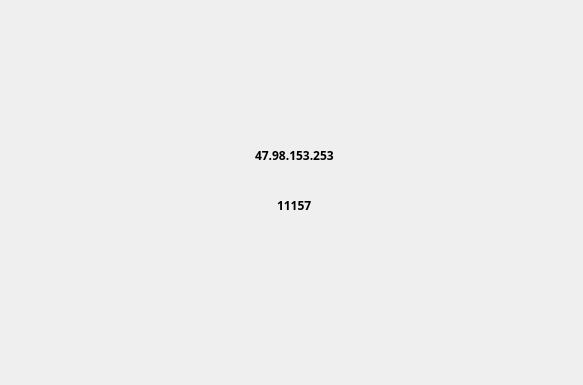
<?xml version="1.0" encoding="UTF-8"?>
<ui version="4.0">
 <class>Dialog</class>
 <widget class="QDialog" name="Dialog">
  <property name="windowModality">
   <enum>Qt::NonModal</enum>
  </property>
  <property name="geometry">
   <rect>
    <x>0</x>
    <y>0</y>
    <width>583</width>
    <height>385</height>
   </rect>
  </property>
  <property name="minimumSize">
   <size>
    <width>583</width>
    <height>385</height>
   </size>
  </property>
  <property name="maximumSize">
   <size>
    <width>583</width>
    <height>385</height>
   </size>
  </property>
  <property name="windowTitle">
   <string>尘歌壶家具控制模块——派蒙模块[登录界面]</string>
  </property>
  <property name="windowIcon">
   <iconset resource="res.qrc">
    <normaloff>:/images/pm.png</normaloff>:/images/pm.png</iconset>
  </property>
  <property name="modal">
   <bool>false</bool>
  </property>
  <widget class="QWidget" name="widget" native="true">
   <property name="geometry">
    <rect>
     <x>0</x>
     <y>0</y>
     <width>583</width>
     <height>385</height>
    </rect>
   </property>
   <property name="minimumSize">
    <size>
     <width>583</width>
     <height>385</height>
    </size>
   </property>
   <property name="maximumSize">
    <size>
     <width>583</width>
     <height>385</height>
    </size>
   </property>
   <property name="styleSheet">
    <string notr="true">QWidget#widget
{
	background-image: url(:/images/login.png);
}</string>
   </property>
   <widget class="QLineEdit" name="ip_text">
    <property name="geometry">
     <rect>
      <x>220</x>
      <y>140</y>
      <width>150</width>
      <height>30</height>
     </rect>
    </property>
    <property name="minimumSize">
     <size>
      <width>150</width>
      <height>30</height>
     </size>
    </property>
    <property name="maximumSize">
     <size>
      <width>150</width>
      <height>30</height>
     </size>
    </property>
    <property name="font">
     <font>
      <family>微软雅黑 Light</family>
      <weight>75</weight>
      <bold>true</bold>
     </font>
    </property>
    <property name="focusPolicy">
     <enum>Qt::ClickFocus</enum>
    </property>
    <property name="autoFillBackground">
     <bool>false</bool>
    </property>
    <property name="styleSheet">
     <string notr="true">QLineEdit#ip_text
{	
	border:none;
	background-image: url(:/images/line.png);
	background-color: transparent;

}</string>
    </property>
    <property name="inputMask">
     <string/>
    </property>
    <property name="text">
     <string>47.98.153.253</string>
    </property>
    <property name="alignment">
     <set>Qt::AlignCenter</set>
    </property>
    <property name="placeholderText">
     <string>请输入IP地址</string>
    </property>
    <property name="clearButtonEnabled">
     <bool>false</bool>
    </property>
   </widget>
   <widget class="QLineEdit" name="port_text">
    <property name="geometry">
     <rect>
      <x>220</x>
      <y>190</y>
      <width>150</width>
      <height>30</height>
     </rect>
    </property>
    <property name="minimumSize">
     <size>
      <width>150</width>
      <height>30</height>
     </size>
    </property>
    <property name="maximumSize">
     <size>
      <width>150</width>
      <height>30</height>
     </size>
    </property>
    <property name="font">
     <font>
      <family>微软雅黑 Light</family>
      <weight>75</weight>
      <bold>true</bold>
     </font>
    </property>
    <property name="focusPolicy">
     <enum>Qt::ClickFocus</enum>
    </property>
    <property name="styleSheet">
     <string notr="true">QLineEdit#port_text
{	
	border:none;
	background-image: url(:/images/line.png);
	background-color: transparent;

}</string>
    </property>
    <property name="inputMask">
     <string/>
    </property>
    <property name="text">
     <string>11157</string>
    </property>
    <property name="alignment">
     <set>Qt::AlignCenter</set>
    </property>
    <property name="placeholderText">
     <string>请输入端口号</string>
    </property>
   </widget>
   <widget class="QPushButton" name="pushButton">
    <property name="geometry">
     <rect>
      <x>260</x>
      <y>260</y>
      <width>50</width>
      <height>50</height>
     </rect>
    </property>
    <property name="minimumSize">
     <size>
      <width>50</width>
      <height>50</height>
     </size>
    </property>
    <property name="maximumSize">
     <size>
      <width>50</width>
      <height>50</height>
     </size>
    </property>
    <property name="focusPolicy">
     <enum>Qt::StrongFocus</enum>
    </property>
    <property name="styleSheet">
     <string notr="true">QPushButton{
	background-image:url(:/images/connect.png);
	background-color:transparent;
}</string>
    </property>
    <property name="text">
     <string/>
    </property>
    <property name="autoDefault">
     <bool>false</bool>
    </property>
    <property name="flat">
     <bool>true</bool>
    </property>
   </widget>
  </widget>
 </widget>
 <resources>
  <include location="res.qrc"/>
 </resources>
 <connections/>
</ui>
